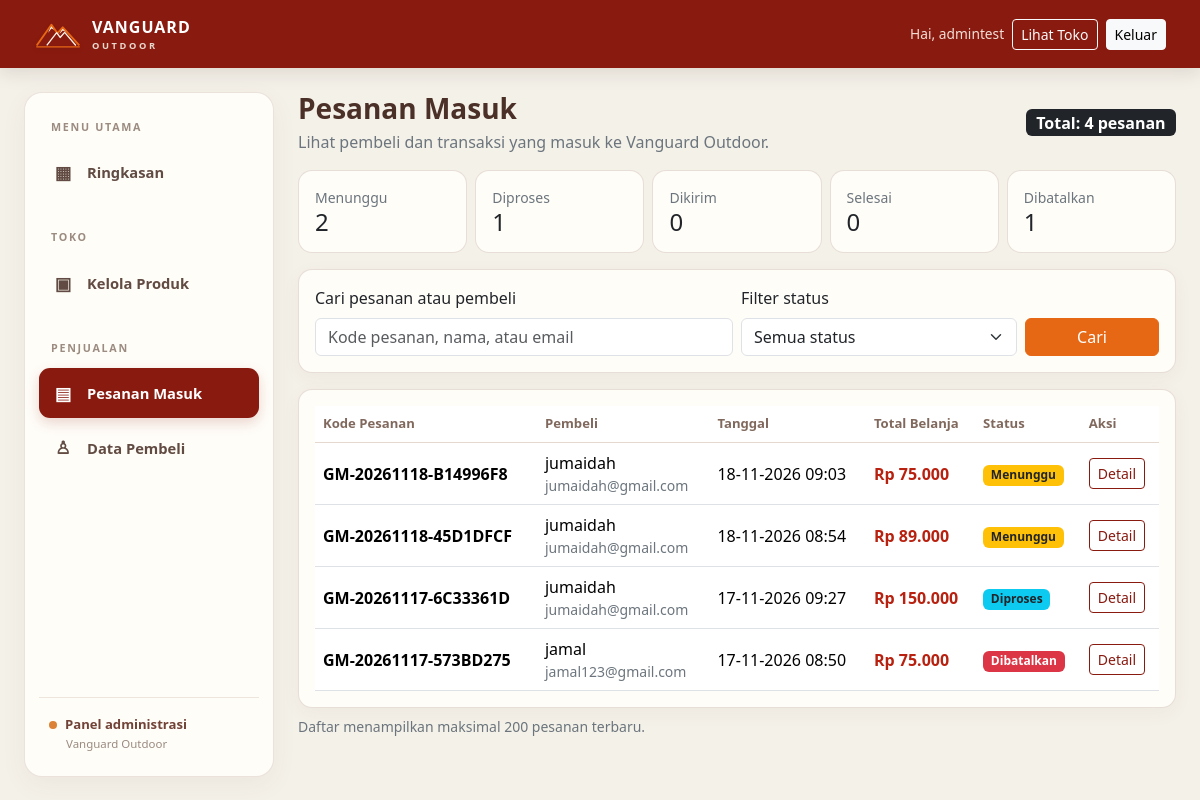
The app's page /admin/pesanan.php (signed in) with its own data.
### tables this page shows
CREATE TABLE `orders` (
  `id` int(10) UNSIGNED NOT NULL,
  `user_id` int(10) UNSIGNED NOT NULL,
  `order_code` varchar(50) NOT NULL,
  `total_price` decimal(12,2) NOT NULL DEFAULT 0.00,
  `shipping_address` text NOT NULL,
  `status` enum('menunggu','diproses','dikirim','selesai','dibatalkan') NOT NULL DEFAULT 'menunggu',
  `created_at` timestamp NOT NULL DEFAULT current_timestamp()
);

CREATE TABLE `users` (
  `id` int(10) UNSIGNED NOT NULL,
  `name` varchar(100) NOT NULL,
  `email` varchar(100) NOT NULL,
  `password` varchar(255) NOT NULL,
  `role` enum('admin','pembeli') NOT NULL DEFAULT 'pembeli',
  `created_at` timestamp NOT NULL DEFAULT current_timestamp()
);

### admin/pesanan.php (the view, shortened to what this page needs)
<?php
require_once __DIR__ . '/../config/koneksi.php';
function gm_h($value): string {
    return htmlspecialchars((string)$value, ENT_QUOTES, 'UTF-8');
}
$allowedStatuses = ['menunggu', 'diproses', 'dikirim', 'selesai', 'dibatalkan'];
$search = trim($_GET['q'] ?? '');
$sql = "SELECT o.id, o.order_code, o.total_price, o.status, o.created_at,
               u.name AS buyer_name, u.email AS buyer_email
        FROM orders o
        INNER JOIN users u ON u.id = o.user_id
        WHERE 1=1";
$sql .= ' ORDER BY o.created_at DESC, o.id DESC LIMIT 200';
$stmt = $conn->prepare($sql);
$stmt->execute();
$orders = $stmt->get_result();
$statusCounts = array_fill_keys($allowedStatuses, 0);
$countResult = $conn->query('SELECT status, COUNT(*) AS total FROM orders GROUP BY status');
while ($countRow = $countResult->fetch_assoc()) {
    if (isset($statusCounts[$countRow['status']])) {
        $statusCounts[$countRow['status']] = (int)$countRow['total'];
    }
}
$statusLabels = [
    'menunggu' => 'Menunggu',
    'diproses' => 'Diproses',
    'dikirim' => 'Dikirim',
    'selesai' => 'Selesai',
    'dibatalkan' => 'Dibatalkan',
];
$statusBadges = [
    'menunggu' => 'bg-warning text-dark',
    'diproses' => 'bg-info text-dark',
    'dikirim' => 'bg-primary',
    'selesai' => 'bg-success',
    'dibatalkan' => 'bg-danger',
];
require_once __DIR__ . '/layout.php';
?>
<div class="d-flex flex-wrap justify-content-between align-items-center gap-2 mb-3">
    <div>
        <h1 class="h3 mb-1">Pesanan Masuk</h1>
        <p class="text-secondary mb-0">Lihat pembeli dan transaksi yang masuk ke Vanguard Outdoor.</p>
    </div>
    <span class="badge text-bg-dark fs-6">Total: <?= array_sum($statusCounts) ?> pesanan</span>
</div>
<div class="row g-2 mb-3">
    <?php foreach ($statusLabels as $key => $label): ?>
        <div class="col-6 col-md">
            <a class="card h-100 text-decoration-none" href="pesanan.php?status=<?= rawurlencode($key) ?>">
                <div class="card-body py-3">
                    <div class="small text-secondary"><?= gm_h($label) ?></div>
                    <div class="h4 mb-0"><?= (int)$statusCounts[$key] ?></div>
                </div>
            </a>
        </div>
    <?php endforeach; ?>
</div>
<div class="card shadow-sm mb-3">
    <div class="card-body">
        <form method="get" class="row g-2 align-items-end">
            <div class="col-md-6">
                <label class="form-label" for="q">Cari pesanan atau pembeli</label>
                <input class="form-control" id="q" name="q" value="<?= gm_h($search) ?>" placeholder="Kode pesanan, nama, atau email">
            </div>
            <div class="col-md-4">
                <label class="form-label" for="status">Filter status</label>
                <select class="form-select" id="status" name="status">
                    <option value="">Semua status</option>
                </select>
            </div>
            <div class="col-md-2 d-grid"><button class="btn btn-market" type="submit">Cari</button></div>
        </form>
    </div>
</div>
<div class="card shadow-sm">
    <div class="card-body table-responsive">
        <table class="table table-hover align-middle mb-0">
            <thead><tr>
                <th>Kode Pesanan</th><th>Pembeli</th><th>Tanggal</th><th>Total Belanja</th><th>Status</th><th>Aksi</th>
            </tr></thead>
            <tbody>
            <?php if ($orders->num_rows > 0): ?>
                <?php while ($order = $orders->fetch_assoc()): ?>
                    <tr>
                        <td class="fw-semibold"><?= gm_h($order['order_code']) ?></td>
                        <td><?= gm_h($order['buyer_name']) ?><div class="small text-secondary"><?= gm_h($order['buyer_email']) ?></div></td>
                        <td><?= gm_h(date('d-m-Y H:i', strtotime($order['created_at']))) ?></td>
                        <td class="price">Rp <?= number_format((float)$order['total_price'], 0, ',', '.') ?></td>
                        <td><span class="badge <?= $statusBadges[$order['status']] ?? 'bg-secondary' ?>"><?= gm_h($statusLabels[$order['status']] ?? $order['status']) ?></span></td>
                        <td><a class="btn btn-sm btn-outline-primary" href="detail_pesanan.php?id=<?= (int)$order['id'] ?>">Detail</a></td>
                    </tr>
                <?php endwhile; ?>
            <?php else: ?>
                <tr><td colspan="6" class="text-center text-secondary py-4">Belum ada pesanan yang sesuai dengan pencarian.</td></tr>
            <?php endif; ?>
            </tbody>
        </table>
    </div>
</div>
<p class="small text-secondary mt-2 mb-0">Daftar menampilkan maksimal 200 pesanan terbaru.</p>
<?php require_once __DIR__ . '/layout_footer.php'; ?>

### assets/css/style.css (style rules this page uses)
:root { --gm-orange:#E76814;--gm-cream:#D8D4BC;--gm-maroon:#891A10;--gm-orange-soft:#DC8236;--gm-red:#B8210F;--gm-brown:#714236;--bs-primary:#891A10;--bs-primary-rgb:137,26,16;--bs-link-color:#891A10;--bs-link-hover-color:#E76814;--vo-ink:#34241f;--vo-paper:#f7f5ee }
html,body { background:var(--vo-paper)!important;color:var(--vo-ink) }
.product-card,.card { border:1px solid rgba(113,66,54,.16);border-radius:14px;background:#fffdf8 }
.price { color:#B8210F!important;font-weight:700 }
.btn-market,.btn-primary { background:#E76814!important;border-color:#E76814!important;color:#fff!important }
.btn-outline-primary { color:#891A10!important;border-color:#891A10!important }
.admin-page { background:#f4f1e9!important;min-height:100vh }
.admin-content>.card { box-shadow:0 5px 18px rgba(113,66,54,.05)!important }
.admin-content h1 { font-weight:800;color:#4b3028 }
.admin-content .table thead th { white-space:nowrap;color:#80685d;font-size:.82rem;border-bottom-color:#e5d9cf }
.admin-content .table td { vertical-align:middle }

### records on screen
orders: order_code "GM-20261118-B14996F8", user.name "jumaidah", user.email "jumaidah@gmail.com", created_at "18-11-2026 09:03", total_price "75.000", status "Menunggu"
orders: order_code "GM-20261118-45D1DFCF", user.name "jumaidah", user.email "jumaidah@gmail.com", created_at "18-11-2026 08:54", total_price "89.000", status "Menunggu"
orders: order_code "GM-20261117-6C33361D", user.name "jumaidah", user.email "jumaidah@gmail.com", created_at "17-11-2026 09:27", total_price "150.000", status "Diproses"
orders: order_code "GM-20261117-573BD275", user.name "jamal", user.email "jamal123@gmail.com", created_at "17-11-2026 08:50", total_price "75.000", status "Dibatalkan"

### other values on screen
$_SESSION['user_name'] "admintest"
array_sum($statusCounts) "4"
gm_h($label) "Menunggu"
$statusCounts[$key] "2"
gm_h($label) "Diproses"
$statusCounts[$key] "1"
gm_h($label) "Dikirim"
$statusCounts[$key] "0"
gm_h($label) "Selesai"
gm_h($label) "Dibatalkan"
